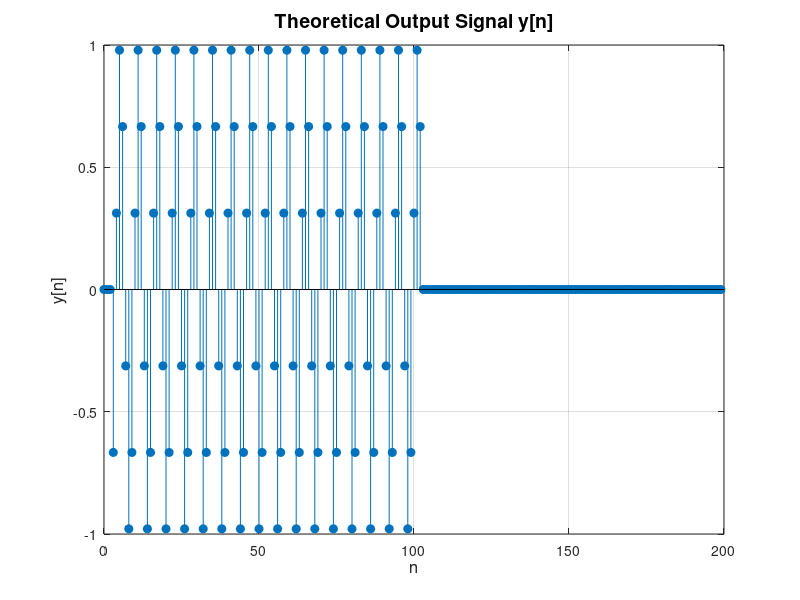

Reproduce this figure in MATLAB.
omega0 = pi/3;
n = 0:199;

omega = linspace(-pi, pi, 1000);
num = 0.81 - 1.2728 * exp(-1j * omega) + exp(-2j * omega);
den = 1 - 1.2728 * exp(-1j * omega) + 0.81 * exp(-2j * omega);
H = num ./ den;
phase_response = angle(H);

d_phase = gradient(phase_response, omega(2) - omega(1));
group_delay = -d_phase;

[~, idx] = min(abs(omega - omega0));
alpha_omega0 = round(group_delay(idx));
phase_omega0 = phase_response(idx);

s = [ones(1, 100), zeros(1, 100)];
x = s .* cos(omega0 * n);

y_theoretical = [zeros(1, alpha_omega0), s(1:end - alpha_omega0)] .* cos(omega0 * n + phase_omega0);

figure;
stem(n, y_theoretical, 'filled');
xlabel('n', 'FontSize', 12);
ylabel('y[n]', 'FontSize', 12);
title('Theoretical Output Signal y[n]', 'FontSize', 14);
grid on;
